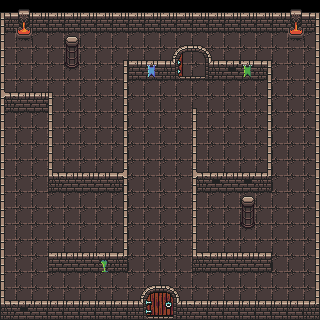

Below is a game level as drawn by its tile map, then a one-line description and the .tmx file that defines it, in full:
An orthogonal 20x20 tile map with 16x16 px tiles, 3 tile layers (background, objects_walls, objects_columns), 3 tilesets and 87 objects.

<map version="1.2" tiledversion="1.3.4" orientation="orthogonal" renderorder="right-down" width="20" height="20" tilewidth="16" tileheight="16" infinite="0" nextlayerid="4" nextobjectid="1">
 <tileset firstgid="1" name="0x72_DungeonTilesetII_v1.1" tilewidth="16" tileheight="16" tilecount="1024" columns="32">
  <image source="0x72_DungeonTilesetII_v1.1.png" trans="ff00ff" width="512" height="512" />
  <tile id="33">
   <objectgroup draworder="index" id="2">
    <object id="1" x="0" y="12" width="16" height="4" />
   </objectgroup>
  </tile>
  <tile id="34">
   <objectgroup draworder="index" id="2">
    <object id="1" x="0" y="12" width="16" height="4" />
   </objectgroup>
  </tile>
  <tile id="35">
   <objectgroup draworder="index" id="2">
    <object id="1" x="0" y="12" width="16" height="4" />
   </objectgroup>
  </tile>
  <tile id="36">
   <objectgroup draworder="index" id="2">
    <object id="1" x="0" y="12" width="16" height="4" />
   </objectgroup>
  </tile>
  <tile id="37">
   <objectgroup draworder="index" id="2">
    <object id="1" x="0" y="12" width="16" height="4" />
   </objectgroup>
  </tile>
  <tile id="38">
   <objectgroup draworder="index" id="2">
    <object id="1" x="0" y="12" width="16" height="4" />
   </objectgroup>
  </tile>
  <tile id="65">
   <objectgroup draworder="index" id="2">
    <object id="1" x="0" y="12" width="16" height="4" />
   </objectgroup>
  </tile>
  <tile id="66">
   <objectgroup draworder="index" id="2">
    <object id="1" x="0" y="12" width="16" height="4" />
   </objectgroup>
  </tile>
  <tile id="67">
   <objectgroup draworder="index" id="2">
    <object id="1" x="0" y="12" width="16" height="4" />
   </objectgroup>
  </tile>
  <tile id="68">
   <objectgroup draworder="index" id="2">
    <object id="1" x="0" y="0" width="16" height="4" />
   </objectgroup>
  </tile>
  <tile id="69">
   <objectgroup draworder="index" id="2">
    <object id="1" x="0" y="0" width="16" height="4" />
   </objectgroup>
  </tile>
  <tile id="70">
   <objectgroup draworder="index" id="2">
    <object id="2" x="0" y="0" width="16" height="4" />
   </objectgroup>
  </tile>
  <tile id="97">
   <objectgroup draworder="index" id="2">
    <object id="1" x="0" y="12" width="16" height="4" />
   </objectgroup>
  </tile>
  <tile id="98">
   <objectgroup draworder="index" id="2">
    <object id="1" x="0" y="12" width="16" height="4" />
   </objectgroup>
  </tile>
  <tile id="99">
   <objectgroup draworder="index" id="2">
    <object id="1" x="0" y="12" width="16" height="4" />
   </objectgroup>
  </tile>
  <tile id="100">
   <objectgroup draworder="index" id="2">
    <object id="1" x="0" y="12" width="16" height="4" />
   </objectgroup>
  </tile>
  <tile id="101">
   <objectgroup draworder="index" id="2">
    <object id="1" x="0" y="12" width="16" height="4" />
   </objectgroup>
  </tile>
  <tile id="102">
   <objectgroup draworder="index" id="2">
    <object id="1" x="0" y="12" width="16" height="4" />
   </objectgroup>
  </tile>
  <tile id="132">
   <objectgroup draworder="index" id="2">
    <object id="2" x="0" y="0" width="16" height="4" />
   </objectgroup>
  </tile>
  <tile id="133">
   <objectgroup draworder="index" id="2">
    <object id="1" x="0" y="0" width="16" height="4" />
   </objectgroup>
  </tile>
  <tile id="134">
   <objectgroup draworder="index" id="2">
    <object id="1" x="0" y="0" width="16" height="4" />
   </objectgroup>
  </tile>
  <tile id="197">
   <objectgroup draworder="index" id="2">
    <object id="1" x="0" y="12" width="16" height="4" />
   </objectgroup>
  </tile>
  <tile id="198">
   <objectgroup draworder="index" id="2">
    <object id="1" x="0" y="12" width="16" height="4" />
   </objectgroup>
  </tile>
  <tile id="229">
   <objectgroup draworder="index" id="2">
    <object id="1" x="0" y="0" width="16" height="4" />
   </objectgroup>
  </tile>
  <tile id="230">
   <objectgroup draworder="index" id="2">
    <object id="2" x="0" y="0" width="16" height="4" />
   </objectgroup>
  </tile>
  <tile id="256">
   <objectgroup draworder="index" id="2">
    <object id="1" x="11" y="0" width="5" height="16" />
   </objectgroup>
  </tile>
  <tile id="257">
   <objectgroup draworder="index" id="3">
    <object id="2" x="0" y="0" width="5" height="16" />
   </objectgroup>
  </tile>
  <tile id="258">
   <objectgroup draworder="index" id="2">
    <object id="1" x="0" y="12" width="16" height="4" />
   </objectgroup>
  </tile>
  <tile id="259">
   <objectgroup draworder="index" id="2">
    <object id="1" x="0" y="12" width="16" height="4" />
   </objectgroup>
  </tile>
  <tile id="260">
   <objectgroup draworder="index" id="2">
    <object id="1" x="11" y="0" width="5" height="16" />
   </objectgroup>
  </tile>
  <tile id="261">
   <objectgroup draworder="index" id="2">
    <object id="1" x="0" y="0" width="5" height="16" />
   </objectgroup>
  </tile>
  <tile id="288">
   <objectgroup draworder="index" id="2">
    <object id="1" x="11" y="0" width="5" height="16" />
   </objectgroup>
  </tile>
  <tile id="289">
   <objectgroup draworder="index" id="2">
    <object id="1" x="0" y="0" width="5" height="16" />
   </objectgroup>
  </tile>
  <tile id="290">
   <objectgroup draworder="index" id="2">
    <object id="1" x="0" y="0" width="5" height="16" />
   </objectgroup>
  </tile>
  <tile id="291">
   <objectgroup draworder="index" id="2">
    <object id="1" x="11" y="0" width="5" height="16" />
   </objectgroup>
  </tile>
  <tile id="292">
   <objectgroup draworder="index" id="2">
    <object id="1" x="0" y="12" width="16" height="4" />
   </objectgroup>
  </tile>
  <tile id="293">
   <objectgroup draworder="index" id="2">
    <object id="1" x="0" y="12" width="16" height="4" />
   </objectgroup>
  </tile>
  <tile id="322">
   <objectgroup draworder="index" id="2">
    <object id="1" x="0" y="12" width="16" height="4" />
    <object id="2" x="0" y="0" width="5" height="16" />
   </objectgroup>
  </tile>
  <tile id="323">
   <objectgroup draworder="index" id="2">
    <object id="1" x="0" y="12" width="16" height="4" />
    <object id="2" x="11" y="0" width="5" height="16" />
   </objectgroup>
  </tile>
  <tile id="324">
   <objectgroup draworder="index" id="2">
    <object id="1" x="0" y="12" width="16" height="4" />
   </objectgroup>
  </tile>
  <tile id="325">
   <objectgroup draworder="index" id="2">
    <object id="1" x="0" y="12" width="16" height="4" />
   </objectgroup>
  </tile>
  <tile id="431">
   <objectgroup draworder="index" id="2">
    <object id="1" x="0" y="12" width="16" height="4" />
   </objectgroup>
  </tile>
  <tile id="481">
   <objectgroup draworder="index" id="2">
    <object id="1" x="0" y="12" width="16" height="4" />
   </objectgroup>
  </tile>
  <tile id="482">
   <objectgroup draworder="index" id="2">
    <object id="1" x="0" y="12" width="16" height="4" />
   </objectgroup>
  </tile>
  <tile id="483">
   <objectgroup draworder="index" id="2">
    <object id="1" x="0" y="12" width="16" height="4" />
   </objectgroup>
  </tile>
  <tile id="484">
   <objectgroup draworder="index" id="2">
    <object id="1" x="0" y="12" width="16" height="4" />
   </objectgroup>
  </tile>
 </tileset>
 <tileset firstgid="1025" name="16x32_map" tilewidth="16" tileheight="32" tilecount="50" columns="10">
  <image source="16X32_objects.png" trans="ff00ff" width="160" height="160" />
  <tile id="0">
   <objectgroup draworder="index" id="2">
    <object id="1" x="0" y="28" width="16" height="4" />
   </objectgroup>
  </tile>
  <tile id="1">
   <objectgroup draworder="index" id="2">
    <object id="1" x="0" y="28" width="16" height="4" />
   </objectgroup>
  </tile>
  <tile id="2">
   <objectgroup draworder="index" id="2">
    <object id="1" x="0" y="28" width="16" height="4" />
   </objectgroup>
  </tile>
  <tile id="3">
   <objectgroup draworder="index" id="2">
    <object id="1" x="0" y="28" width="16" height="4" />
   </objectgroup>
  </tile>
  <tile id="4">
   <objectgroup draworder="index" id="2">
    <object id="1" x="0" y="28" width="16" height="4" />
   </objectgroup>
  </tile>
  <tile id="5">
   <objectgroup draworder="index" id="2">
    <object id="1" x="0" y="28" width="16" height="4" />
   </objectgroup>
  </tile>
  <tile id="6">
   <objectgroup draworder="index" id="2">
    <object id="1" x="0" y="28" width="16" height="4" />
   </objectgroup>
  </tile>
  <tile id="7">
   <objectgroup draworder="index" id="2">
    <object id="1" x="0" y="28" width="16" height="4" />
   </objectgroup>
  </tile>
  <tile id="8">
   <objectgroup draworder="index" id="2">
    <object id="1" x="0" y="28" width="16" height="4" />
   </objectgroup>
  </tile>
  <tile id="9">
   <objectgroup draworder="index" id="2">
    <object id="1" x="0" y="28" width="16" height="4" />
   </objectgroup>
  </tile>
  <tile id="10">
   <objectgroup draworder="index" id="2">
    <object id="1" x="0" y="28" width="16" height="4" />
   </objectgroup>
  </tile>
  <tile id="11">
   <objectgroup draworder="index" id="2">
    <object id="1" x="0" y="28" width="16" height="4" />
   </objectgroup>
  </tile>
  <tile id="12">
   <objectgroup draworder="index" id="2">
    <object id="1" x="0" y="28" width="16" height="4" />
   </objectgroup>
  </tile>
  <tile id="13">
   <objectgroup draworder="index" id="2">
    <object id="1" x="0" y="28" width="16" height="4" />
   </objectgroup>
  </tile>
  <tile id="14">
   <objectgroup draworder="index" id="2">
    <object id="1" x="0" y="28" width="16" height="4" />
   </objectgroup>
  </tile>
  <tile id="15">
   <objectgroup draworder="index" id="2">
    <object id="1" x="0" y="28" width="16" height="4" />
   </objectgroup>
  </tile>
  <tile id="16">
   <objectgroup draworder="index" id="2">
    <object id="1" x="0" y="28" width="16" height="4" />
   </objectgroup>
  </tile>
  <tile id="17">
   <objectgroup draworder="index" id="2">
    <object id="1" x="0" y="28" width="16" height="4" />
   </objectgroup>
  </tile>
  <tile id="18">
   <objectgroup draworder="index" id="2">
    <object id="1" x="0" y="28" width="16" height="4" />
   </objectgroup>
  </tile>
  <tile id="19">
   <objectgroup draworder="index" id="2">
    <object id="1" x="0" y="28" width="16" height="4" />
   </objectgroup>
  </tile>
  <tile id="20">
   <objectgroup draworder="index" id="2">
    <object id="1" x="0" y="28" width="16" height="4" />
   </objectgroup>
  </tile>
  <tile id="21">
   <objectgroup draworder="index" id="2">
    <object id="1" x="0" y="28" width="16" height="4" />
   </objectgroup>
  </tile>
  <tile id="22">
   <objectgroup draworder="index" id="2">
    <object id="1" x="0" y="28" width="16" height="4" />
   </objectgroup>
  </tile>
  <tile id="23">
   <objectgroup draworder="index" id="2">
    <object id="1" x="0" y="28" width="16" height="4" />
   </objectgroup>
  </tile>
  <tile id="24">
   <objectgroup draworder="index" id="2">
    <object id="1" x="0" y="28" width="16" height="4" />
   </objectgroup>
  </tile>
  <tile id="25">
   <objectgroup draworder="index" id="2">
    <object id="1" x="0" y="28" width="16" height="4" />
   </objectgroup>
  </tile>
  <tile id="26">
   <objectgroup draworder="index" id="2">
    <object id="1" x="0" y="28" width="16" height="4" />
   </objectgroup>
  </tile>
  <tile id="27">
   <objectgroup draworder="index" id="2">
    <object id="1" x="0" y="28" width="16" height="4" />
   </objectgroup>
  </tile>
  <tile id="28">
   <objectgroup draworder="index" id="2">
    <object id="1" x="0" y="28" width="16" height="4" />
   </objectgroup>
  </tile>
  <tile id="29">
   <objectgroup draworder="index" id="2">
    <object id="1" x="0" y="28" width="16" height="4" />
   </objectgroup>
  </tile>
  <tile id="30">
   <objectgroup draworder="index" id="2">
    <object id="1" x="0" y="28" width="16" height="4" />
   </objectgroup>
  </tile>
 </tileset>
 <tileset firstgid="1075" name="16X48_objects" tilewidth="16" tileheight="48" tilecount="30" columns="10">
  <image source="16X48_objects.png" trans="ff00ff" width="160" height="160" />
  <tile id="0">
   <objectgroup draworder="index" id="2">
    <object id="1" x="0" y="44" width="16" height="4" />
   </objectgroup>
  </tile>
  <tile id="1">
   <objectgroup draworder="index" id="2">
    <object id="1" x="0" y="44" width="16" height="4" />
   </objectgroup>
  </tile>
  <tile id="2">
   <objectgroup draworder="index" id="2">
    <object id="1" x="0" y="44" width="16" height="4" />
   </objectgroup>
  </tile>
  <tile id="3">
   <objectgroup draworder="index" id="2">
    <object id="1" x="0" y="44" width="16" height="4" />
   </objectgroup>
  </tile>
  <tile id="4">
   <objectgroup draworder="index" id="2">
    <object id="2" x="0" y="44" width="16" height="4" />
   </objectgroup>
  </tile>
  <tile id="7">
   <objectgroup draworder="index" id="2">
    <object id="1" x="0" y="44" width="16" height="4" />
   </objectgroup>
  </tile>
  <tile id="8">
   <objectgroup draworder="index" id="2">
    <object id="1" x="0" y="28" width="16" height="8" />
   </objectgroup>
  </tile>
  <tile id="9">
   <objectgroup draworder="index" id="2">
    <object id="1" x="0" y="28" width="16" height="8" />
   </objectgroup>
  </tile>
 </tileset>
 <layer id="1" name="background" width="20" height="20">
  <data encoding="csv">
0,0,0,0,0,0,0,0,0,0,0,0,0,0,0,0,0,0,0,0,
163,163,163,163,163,163,163,163,163,163,163,163,163,163,163,163,163,163,163,163,
163,163,163,163,163,163,163,163,163,163,163,163,163,163,163,163,163,163,163,163,
163,163,163,163,163,163,163,163,163,163,163,163,163,163,163,163,163,163,163,163,
163,163,163,163,163,163,163,163,163,163,163,163,163,163,163,163,163,163,163,163,
163,163,163,163,163,163,163,163,163,163,163,163,163,163,163,163,163,163,163,163,
163,163,163,163,163,163,163,163,163,163,163,163,163,163,163,163,163,163,163,163,
163,163,163,163,163,163,163,163,163,163,163,163,163,163,163,163,163,163,163,163,
163,163,163,163,163,163,163,163,163,163,163,163,163,163,163,163,163,163,163,163,
163,163,163,163,163,163,163,163,163,163,163,163,163,163,163,163,163,163,163,163,
163,163,163,163,163,163,163,163,163,163,163,163,163,163,163,163,163,163,163,163,
163,163,163,163,163,163,163,163,163,163,163,163,163,163,163,163,163,163,163,163,
163,163,163,163,163,163,163,163,163,163,163,163,163,163,163,163,163,163,163,163,
163,163,163,163,163,163,163,163,163,163,163,163,163,163,163,163,163,163,163,163,
163,163,163,163,163,163,163,163,163,163,163,163,163,163,163,163,163,163,163,163,
163,163,163,163,163,163,163,163,163,163,163,163,163,163,163,163,163,163,163,163,
163,163,163,163,163,163,163,163,163,163,163,163,163,163,163,163,163,163,163,163,
163,163,163,163,163,163,163,163,163,163,163,163,163,163,163,163,163,163,163,163,
163,163,163,163,163,163,163,163,163,163,163,163,163,163,163,163,163,163,163,163,
163,163,163,163,163,163,163,163,163,163,163,163,163,163,163,163,163,163,163,163
</data>
 </layer>
 <layer id="2" name="objects_walls" width="20" height="20">
  <data encoding="csv">
0,0,0,0,0,0,0,0,0,0,0,0,0,0,0,0,0,0,0,0,
1045,1028,1025,1025,1025,1025,1025,1025,1025,1025,1025,1025,1025,1025,1025,1025,1025,1025,1030,1046,
258,69,0,0,0,0,0,0,0,0,0,0,0,0,0,0,0,0,69,257,
258,0,0,0,0,0,0,225,0,0,0,0,0,0,0,0,0,0,0,257,
258,0,0,0,0,0,0,257,1025,1036,0,0,0,0,1037,1038,1046,0,0,257,
258,0,0,226,0,0,0,257,0,0,0,0,0,0,0,0,257,0,0,257,
1052,1026,1026,258,0,0,0,257,0,0,0,0,226,0,0,0,257,0,0,257,
258,0,0,258,0,0,0,257,0,0,0,0,258,0,0,0,257,0,0,257,
258,0,0,258,0,0,0,257,0,0,0,0,258,0,0,0,257,0,0,257,
258,0,0,258,0,0,0,257,0,0,0,0,258,0,0,0,257,0,0,257,
258,0,0,0,0,0,0,0,0,0,0,0,0,0,0,0,0,0,0,257,
258,0,0,1048,1026,1026,1026,1051,0,0,0,0,1052,1037,1026,1037,1049,0,0,257,
258,0,0,0,0,0,0,257,0,0,0,0,258,0,0,0,0,0,0,257,
258,0,0,0,0,0,0,257,0,0,0,0,258,0,0,0,0,0,0,257,
258,0,0,0,0,0,0,257,0,0,0,0,258,0,0,0,0,0,0,257,
258,0,0,0,0,0,0,257,0,0,0,0,258,0,0,0,0,0,0,257,
258,0,0,1025,1026,1026,1031,1049,0,0,0,0,1048,1026,1026,1026,1027,0,0,257,
258,0,0,0,0,0,0,0,0,0,0,0,0,0,0,0,0,0,0,257,
0,0,0,0,0,0,0,0,0,0,0,0,0,0,0,0,0,0,0,0,
1048,1037,1027,1027,1027,1027,1027,1027,0,0,0,0,1027,1027,1027,1027,1027,1027,1027,1049
</data>
 </layer>
 <layer id="3" name="objects_columns" width="20" height="20">
  <data encoding="csv">
0,0,0,0,0,0,0,0,0,0,0,0,0,0,0,0,0,0,0,0,
0,0,0,0,0,0,0,0,0,0,0,0,0,0,0,0,0,0,0,0,
0,0,0,0,0,0,0,0,0,0,0,0,0,0,0,0,0,0,0,0,
0,0,0,0,0,0,0,0,0,0,0,0,0,0,0,0,0,0,0,0,
0,0,0,0,1083,0,0,0,0,0,1079,1080,1081,1082,0,0,0,0,0,0,
0,0,0,0,0,0,0,0,0,0,0,0,0,0,0,0,0,0,0,0,
0,0,0,0,0,0,0,0,0,0,0,0,0,0,0,0,0,0,0,0,
0,0,0,0,0,0,0,0,0,0,0,0,0,0,0,0,0,0,0,0,
0,0,0,0,0,0,0,0,0,0,0,0,0,0,0,0,0,0,0,0,
0,0,0,0,0,0,0,0,0,0,0,0,0,0,0,0,0,0,0,0,
0,0,0,0,0,0,0,0,0,0,0,0,0,0,0,0,0,0,0,0,
0,0,0,0,0,0,0,0,0,0,0,0,0,0,0,0,0,0,0,0,
0,0,0,0,0,0,0,0,0,0,0,0,0,0,0,0,0,0,0,0,
0,0,0,0,0,0,0,0,0,0,0,0,0,0,0,0,0,0,0,0,
0,0,0,0,0,0,0,0,0,0,0,0,0,0,0,1083,0,0,0,0,
0,0,0,0,0,0,0,0,0,0,0,0,0,0,0,0,0,0,0,0,
0,0,0,0,0,0,0,0,0,0,0,0,0,0,0,0,0,0,0,0,
0,0,0,0,0,0,0,0,0,0,0,0,0,0,0,0,0,0,0,0,
0,0,0,0,0,0,0,0,0,0,0,0,0,0,0,0,0,0,0,0,
0,0,0,0,0,0,0,0,1075,1076,1077,1078,0,0,0,0,0,0,0,0
</data>
 </layer>
</map>
